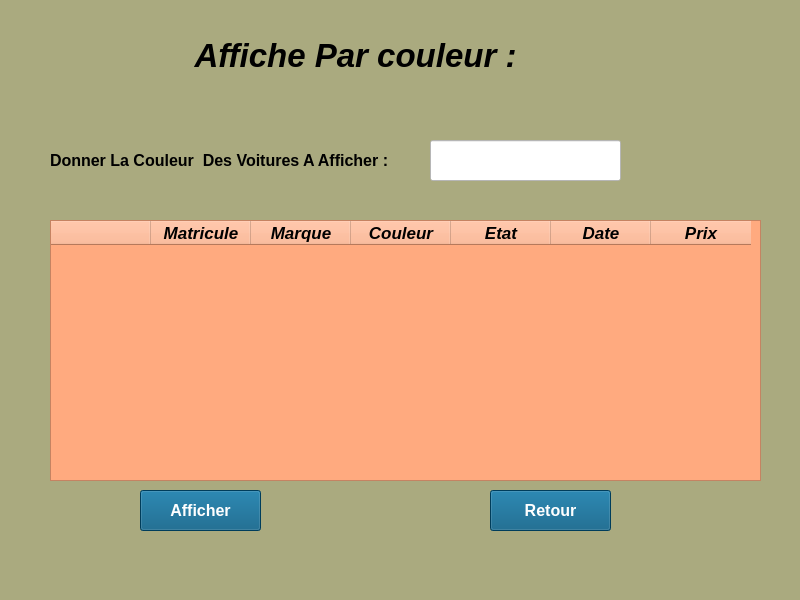
<?xml version="1.0" encoding="UTF-8"?>
<ui version="4.0">
 <class>Form</class>
 <widget class="QWidget" name="Form">
  <property name="geometry">
   <rect>
    <x>0</x>
    <y>0</y>
    <width>800</width>
    <height>600</height>
   </rect>
  </property>
  <property name="windowTitle">
   <string>Form</string>
  </property>
  <property name="styleSheet">
   <string notr="true">background-color: rgb(170, 170, 127);</string>
  </property>
  <widget class="QLabel" name="label">
   <property name="geometry">
    <rect>
     <x>50</x>
     <y>140</y>
     <width>361</width>
     <height>41</height>
    </rect>
   </property>
   <property name="font">
    <font>
     <pointsize>12</pointsize>
     <weight>75</weight>
     <bold>true</bold>
    </font>
   </property>
   <property name="text">
    <string>Donner La Couleur  Des Voitures A Afficher :</string>
   </property>
  </widget>
  <widget class="QLineEdit" name="lire_couleur">
   <property name="geometry">
    <rect>
     <x>430</x>
     <y>140</y>
     <width>191</width>
     <height>41</height>
    </rect>
   </property>
   <property name="font">
    <font>
     <pointsize>13</pointsize>
     <weight>75</weight>
     <bold>true</bold>
    </font>
   </property>
   <property name="styleSheet">
    <string notr="true">color: rgb(255, 0, 0);
background-color: rgb(255, 255, 255);</string>
   </property>
  </widget>
  <widget class="QPushButton" name="retour">
   <property name="geometry">
    <rect>
     <x>490</x>
     <y>490</y>
     <width>121</width>
     <height>41</height>
    </rect>
   </property>
   <property name="font">
    <font>
     <pointsize>12</pointsize>
     <weight>75</weight>
     <bold>true</bold>
    </font>
   </property>
   <property name="styleSheet">
    <string notr="true">background-color: rgb(255, 255, 255);
color: rgb(255, 255, 255);
background-color: rgb(0, 85, 127);</string>
   </property>
   <property name="text">
    <string>Retour</string>
   </property>
  </widget>
  <widget class="QPushButton" name="afficher">
   <property name="geometry">
    <rect>
     <x>140</x>
     <y>490</y>
     <width>121</width>
     <height>41</height>
    </rect>
   </property>
   <property name="font">
    <font>
     <pointsize>12</pointsize>
     <weight>75</weight>
     <italic>false</italic>
     <bold>true</bold>
    </font>
   </property>
   <property name="styleSheet">
    <string notr="true">background-color: rgb(0, 85, 127);
color: rgb(255, 255, 255);</string>
   </property>
   <property name="text">
    <string>Afficher</string>
   </property>
  </widget>
  <widget class="QTableWidget" name="tableWidget">
   <property name="geometry">
    <rect>
     <x>50</x>
     <y>220</y>
     <width>711</width>
     <height>261</height>
    </rect>
   </property>
   <property name="styleSheet">
    <string notr="true">font: 75 14pt &quot;MS Shell Dlg 2&quot;;
background-color: rgb(255, 170, 127);</string>
   </property>
   <property name="iconSize">
    <size>
     <width>20</width>
     <height>0</height>
    </size>
   </property>
   <property name="textElideMode">
    <enum>Qt::ElideRight</enum>
   </property>
   <attribute name="horizontalHeaderMinimumSectionSize">
    <number>100</number>
   </attribute>
   <attribute name="horizontalHeaderHighlightSections">
    <bool>false</bool>
   </attribute>
   <attribute name="verticalHeaderVisible">
    <bool>false</bool>
   </attribute>
   <attribute name="verticalHeaderMinimumSectionSize">
    <number>29</number>
   </attribute>
   <attribute name="verticalHeaderDefaultSectionSize">
    <number>31</number>
   </attribute>
   <attribute name="verticalHeaderHighlightSections">
    <bool>false</bool>
   </attribute>
   <attribute name="verticalHeaderShowSortIndicator" stdset="0">
    <bool>false</bool>
   </attribute>
   <column>
    <property name="text">
     <string/>
    </property>
   </column>
   <column>
    <property name="text">
     <string>Matricule</string>
    </property>
    <property name="font">
     <font>
      <pointsize>13</pointsize>
      <weight>75</weight>
      <italic>true</italic>
      <bold>true</bold>
      <underline>false</underline>
     </font>
    </property>
   </column>
   <column>
    <property name="text">
     <string>Marque</string>
    </property>
    <property name="font">
     <font>
      <pointsize>13</pointsize>
      <weight>75</weight>
      <italic>true</italic>
      <bold>true</bold>
     </font>
    </property>
   </column>
   <column>
    <property name="text">
     <string>Couleur</string>
    </property>
    <property name="font">
     <font>
      <pointsize>13</pointsize>
      <weight>75</weight>
      <italic>true</italic>
      <bold>true</bold>
     </font>
    </property>
   </column>
   <column>
    <property name="text">
     <string>Etat</string>
    </property>
    <property name="font">
     <font>
      <pointsize>13</pointsize>
      <weight>75</weight>
      <italic>true</italic>
      <bold>true</bold>
     </font>
    </property>
   </column>
   <column>
    <property name="text">
     <string>Date</string>
    </property>
    <property name="font">
     <font>
      <pointsize>13</pointsize>
      <weight>75</weight>
      <italic>true</italic>
      <bold>true</bold>
     </font>
    </property>
   </column>
   <column>
    <property name="text">
     <string>Prix</string>
    </property>
    <property name="font">
     <font>
      <pointsize>13</pointsize>
      <weight>75</weight>
      <italic>true</italic>
      <bold>true</bold>
     </font>
    </property>
   </column>
  </widget>
  <widget class="QLabel" name="label_2">
   <property name="geometry">
    <rect>
     <x>180</x>
     <y>30</y>
     <width>351</width>
     <height>51</height>
    </rect>
   </property>
   <property name="font">
    <font>
     <pointsize>25</pointsize>
     <weight>75</weight>
     <italic>true</italic>
     <bold>true</bold>
    </font>
   </property>
   <property name="text">
    <string>Affiche Par couleur :</string>
   </property>
   <property name="alignment">
    <set>Qt::AlignCenter</set>
   </property>
  </widget>
 </widget>
 <resources/>
 <connections/>
</ui>
